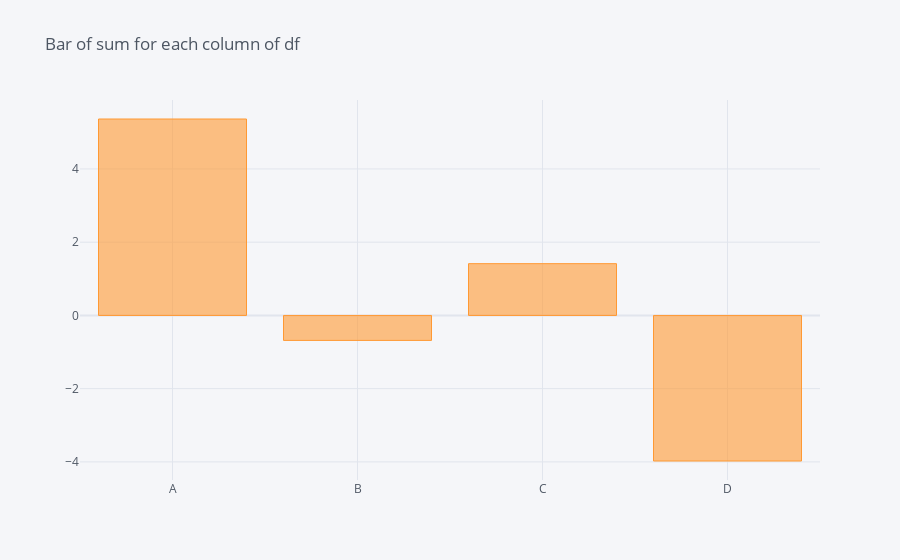

Source (notebook cell):
### Code cell
df.sum().iplot(kind='bar',title='Bar of sum for each column of df')

### Figure 1 — Plotly figure (JSON) as saved in the notebook; plotly's stock layout.template omitted (floating-point values rounded to 4 significant figures)
{"data": [{"marker": {"color": "rgba(255, 153, 51, 0.6)", "line": {"color": "rgba(255, 153, 51, 1.0)", "width": 1}}, "name": "None", "orientation": "v", "text": "", "type": "bar", "x": ["A", "B", "C", "D"], "y": [5.365, -0.6818, 1.414, -3.975]}], "layout": {"legend": {"bgcolor": "#F5F6F9", "font": {"color": "#4D5663"}}, "paper_bgcolor": "#F5F6F9", "plot_bgcolor": "#F5F6F9", "title": {"font": {"color": "#4D5663"}, "text": "Bar of sum for each column of df"}, "xaxis": {"gridcolor": "#E1E5ED", "showgrid": true, "tickfont": {"color": "#4D5663"}, "title": {"font": {"color": "#4D5663"}, "text": ""}, "zerolinecolor": "#E1E5ED"}, "yaxis": {"gridcolor": "#E1E5ED", "showgrid": true, "tickfont": {"color": "#4D5663"}, "title": {"font": {"color": "#4D5663"}, "text": ""}, "zerolinecolor": "#E1E5ED"}}}
